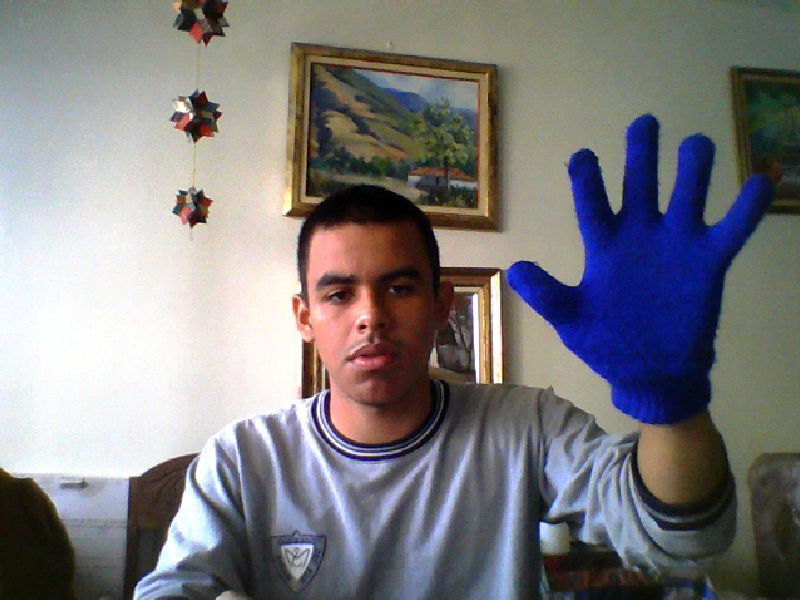
#> input picture PDI/HandDetection/HandBlue.jpg, 800 x 600 px, given in place of the camera
$ python SimpleHand2.py   (older library calls are emulated)
#> lines starting #> are read from the running program, lines starting #| are printed output that depends on the picture; after the words box and inside, x2 and y2 are one past the last pixel; in counts of white or black regions, pixels touching at a corner belong together
import cv2
import numpy as np
import matplotlib.pyplot as plt

cap = cv2.VideoCapture(0)
fgbg = cv2.createBackgroundSubtractorKNN()
while(1):
    ret, frame = cap.read()
#> frame is the input picture: shape (600, 800, 3); mean B, G, R 126.4, 124.4, 125.6
    blur = cv2.GaussianBlur(frame, (7, 7), 0)
    bmask = fgbg.apply(blur)
#> bmask: shape (600, 800); every value is 255
    img = frame
    # gray = cv2.cvtColor(img, cv2.COLOR_BGR2GRAY)
    # blur = cv2.GaussianBlur(gray, (5, 5), 0)
    # ret, thresh1 = cv2.threshold(blur,50, 255, cv2.THRESH_BINARY_INV + cv2.THRESH_OTSU)

    im3, contours, hierarchy = cv2.findContours(bmask, cv2.RETR_TREE, cv2.CHAIN_APPROX_SIMPLE)
#> contours = [[[0, 0], [0, 599], [799, 599], [799, 0]]]
    drawing = np.zeros(img.shape, np.uint8)

    max_area = 0
    ci = 0

    for i in range(len(contours)):
        cnt = contours[i]
        area = cv2.contourArea(cnt)
        if (area > max_area):
            max_area = area
            ci = i
#> this loop made 1 pass
#> (cnt, area, max_area, ci) on pass 1: ([[0, 0], [0, 599], [799, 599], [799, 0]], 478601, 478601, 0)
#> after the loop, ci = 0; max_area = 478601
    cnt = contours[ci]
    hull = cv2.convexHull(cnt)
#> hull = [[799, 0], [799, 599], [0, 599], [0, 0]]
    moments = cv2.moments(cnt)
#> moments = moments, m00 478601, centre m10/m00, m01/m00 = (399.5, 299.5)
    if moments['m00'] != 0:
        cx = int(moments['m10'] / moments['m00'])  # cx = M10/M00
#> cx = 399
        cy = int(moments['m01'] / moments['m00'])  # cy = M01/M00
#> cy = 299

    centr = (cx, cy)
#> centr = (399, 299)
    drawing = np.zeros(img.shape, np.uint8)
    cv2.circle(img, centr, 10, [0, 0, 255], 2)
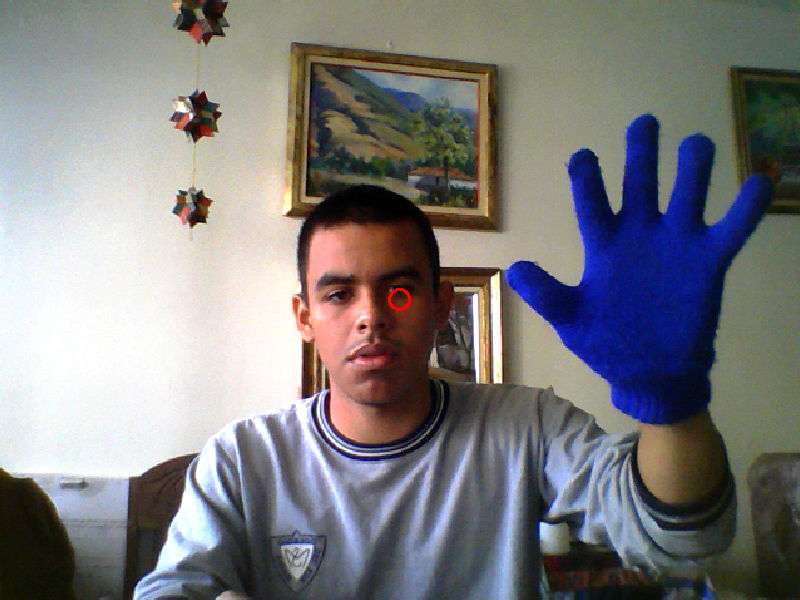
#> img: shape (600, 800, 3); 0.04% of pixels changed, all inside (x1, y1, x2, y2) = (388, 288, 411, 311)
    cv2.drawContours(drawing, [cnt], 0, (0, 255, 0), 2)
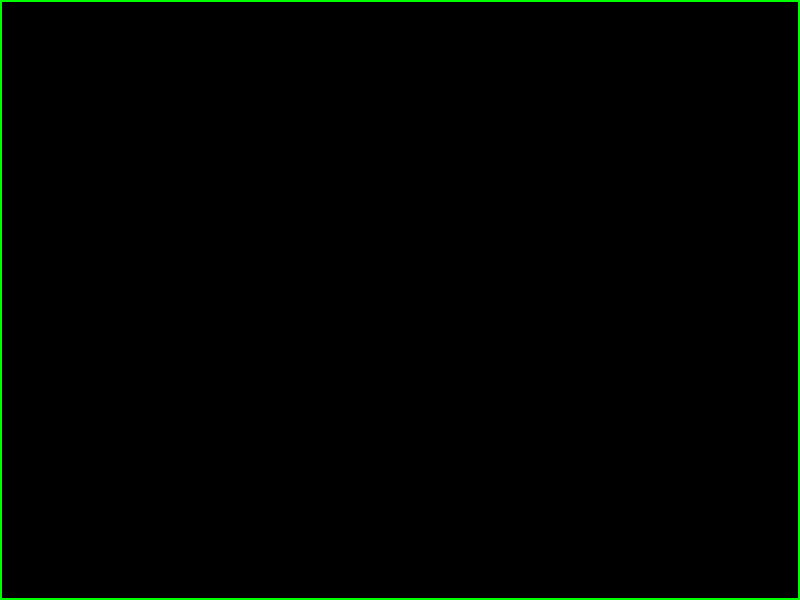
#> drawing: shape (600, 800, 3); mean of channels 0, 1, 2 0, 3, 0; drawn as B, G, R
    cv2.drawContours(drawing, [hull], 0, (0, 0, 255), 2)
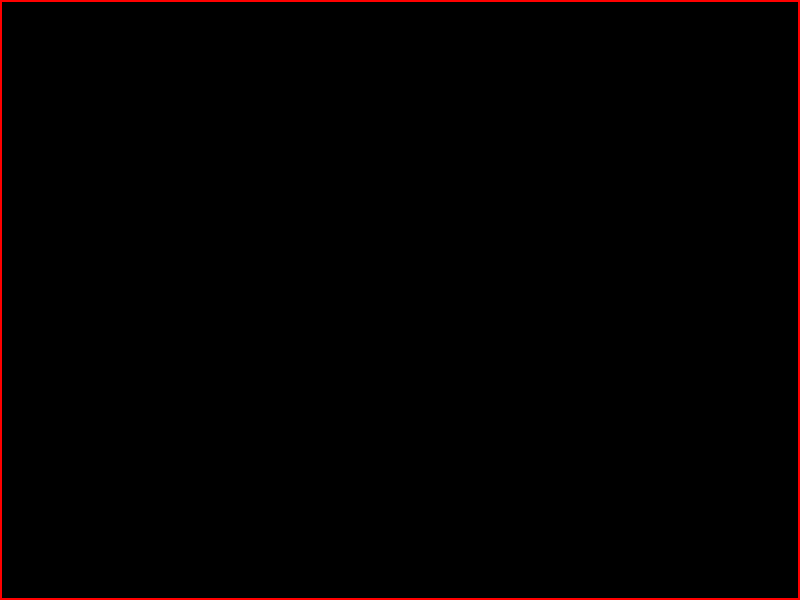
#> drawing: shape (600, 800, 3); 1.16% of pixels changed, all inside (x1, y1, x2, y2) = (0, 0, 800, 600); drawn as B, G, R

    cnt = cv2.approxPolyDP(cnt, 0.01 * cv2.arcLength(cnt, True), True)
    hull = cv2.convexHull(cnt, returnPoints=False)
#> hull = [3, 2, 1, 0]

    if (1):
        defects = cv2.convexityDefects(cnt, hull)
        mind = 0
        maxd = 0
        A = None
        if type(defects)!= type(A):

            for i in range(defects.shape[0]):
                s, e, f, d = defects[i, 0]
                start = tuple(cnt[s][0])
                end = tuple(cnt[e][0])
                far = tuple(cnt[f][0])
                dist = cv2.pointPolygonTest(cnt, centr, True)
                cv2.line(img, start, end, [0, 255, 0], 2)

                cv2.circle(img, far, 5, [0, 0, 255], -1)
        print(i)
#| 0
        i = 0

    cv2.imshow('output', drawing)
    cv2.imshow('input', img)
    cv2.imshow('Thresh', bmask)
    k = cv2.waitKey(10)
#> (key Esc is pressed here)
    if k == 27:
        break
